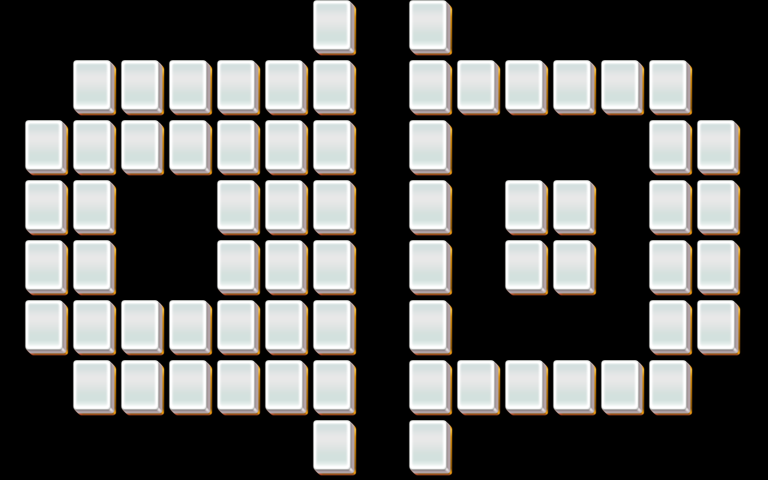

This game map was drawn from its Tiled (.tmx) file and the tilesets committed beside it. A one-line description and the trimmed map source follow:
An orthogonal 32x16 tile map with 24x30 px tiles, 2 tile layers (layer1, layer2).

<map version="1.0" orientation="orthogonal" width="32" height="16" tilewidth="24" tileheight="30">
 <properties>
  <property name="species" value="30" />
 </properties>
 <tileset firstgid="1" name="mahjong" tilewidth="48" tileheight="60">
  <image source="mahjong.png" width="48" height="60" />
 </tileset>
 <layer name="layer1" width="32" height="16">
  <data>[512 cells, 68 non-empty, 1 distinct tile ids]</data>
 </layer>
 <layer name="layer2" width="32" height="16">
  <data>[512 cells, 68 non-empty, 1 distinct tile ids]</data>
 </layer>
</map>
